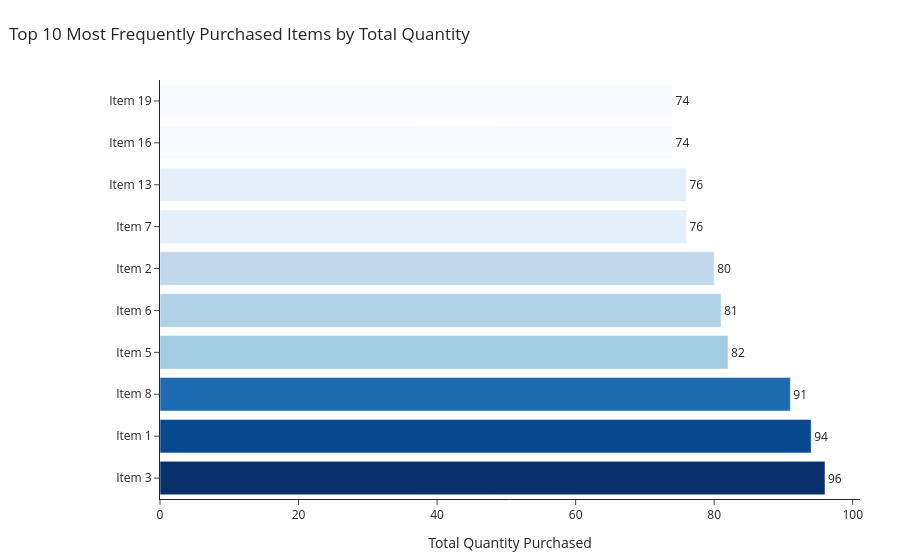
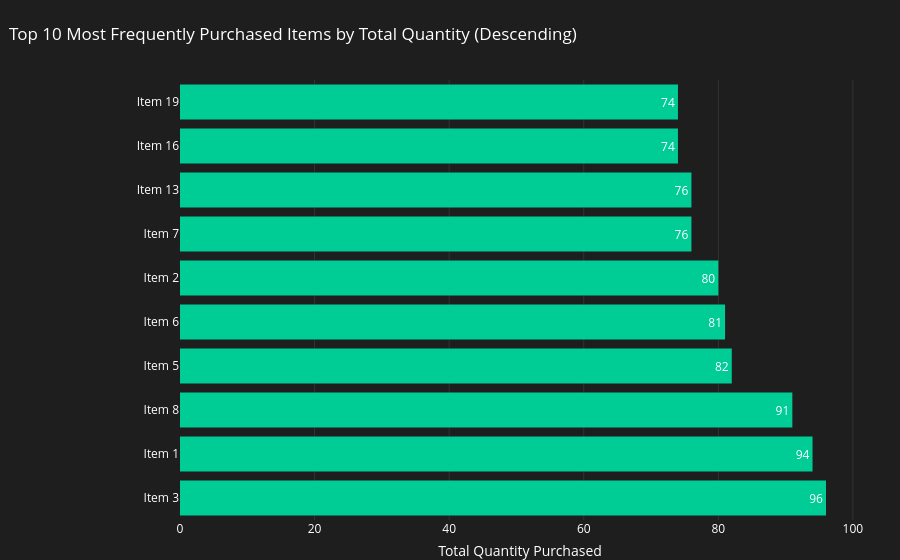

Notebook code cell kept with these figures, in order:
### Markdown cell above
# Plot Agent Example 5: Transaction Data

<div align="left">
  <a href="https://colab.research.google.com/github/andrewm4894/plot-agent/blob/main/examples/example_5.ipynb" target="_parent">
    <img src="https://colab.research.google.com/assets/colab-badge.svg" alt="Open In Colab"/>
  </a>
  <a href="https://nbviewer.org/github/andrewm4894/plot-agent/blob/main/examples/example_5.ipynb" target="_parent">
    <img src="https://img.shields.io/badge/Open in NBViewer-foo" alt="Open In NBViewer"/>
  </a>
</div>

### Code cell
# Example 5: Transaction Data
import pandas as pd
import numpy as np
from plot_agent.agent import PlotAgent


df = pd.DataFrame({
    "transaction_id": np.arange(1, 501),
    "item": np.random.choice([f"Item {i}" for i in range(1, 21)], 500),
    "quantity": np.random.poisson(3, 500)
})

agent = PlotAgent()
agent.set_df(df)

# Initial plot
response = agent.process_message(
    "Show a bar chart of the top 10 most frequently purchased items by total quantity."
)
fig = agent.get_figure()
fig.show()

# Follow-up iteration
response = agent.process_message(
    "Reorder bars descending, add data labels on each bar, and give the plot a dark grid background."
)
fig = agent.get_figure()
fig.show()

### Figure 1 — Plotly figure (JSON) as saved in the notebook; plotly's stock layout.template omitted (floating-point values rounded to 4 significant figures)
{"data": [{"hovertemplate": "Total Quantity=%{marker.color}<br>Item=%{y}<extra></extra>", "legendgroup": "", "marker": {"color": [96, 94, 91, 82, 81, 80, 76, 76, 74, 74], "coloraxis": "coloraxis", "pattern": {"shape": ""}}, "name": "", "orientation": "h", "showlegend": false, "text": [96.0, 94.0, 91.0, 82.0, 81.0, 80.0, 76.0, 76.0, 74.0, 74.0], "textposition": "outside", "type": "bar", "x": [96, 94, 91, 82, 81, 80, 76, 76, 74, 74], "xaxis": "x", "y": ["Item 3", "Item 1", "Item 8", "Item 5", "Item 6", "Item 2", "Item 7", "Item 13", "Item 16", "Item 19"], "yaxis": "y"}], "layout": {"barmode": "relative", "coloraxis": {"colorbar": {"title": {"text": "Total Quantity"}}, "colorscale": [[0.0, "rgb(247,251,255)"], [0.125, "rgb(222,235,247)"], [0.25, "rgb(198,219,239)"], [0.375, "rgb(158,202,225)"], [0.5, "rgb(107,174,214)"], [0.625, "rgb(66,146,198)"], [0.75, "rgb(33,113,181)"], [0.875, "rgb(8,81,156)"], [1.0, "rgb(8,48,107)"]], "showscale": false}, "legend": {"tracegroupgap": 0}, "margin": {"b": 40, "l": 160, "r": 40, "t": 80}, "title": {"text": "Top 10 Most Frequently Purchased Items by Total Quantity", "x": 0.01, "xanchor": "left"}, "xaxis": {"anchor": "y", "domain": [0.0, 1.0], "title": {"text": "Total Quantity Purchased"}}, "yaxis": {"anchor": "x", "domain": [0.0, 1.0], "title": {"text": ""}}}}

### Figure 2 — Plotly figure (JSON) as saved in the notebook; plotly's stock layout.template omitted (floating-point values rounded to 4 significant figures)
{"data": [{"hovertemplate": "Total Quantity=%{x}<br>Item=%{y}<extra></extra>", "legendgroup": "", "marker": {"color": "#00CC96", "pattern": {"shape": ""}}, "name": "", "orientation": "h", "showlegend": false, "textfont": {"color": "white", "size": 12}, "textposition": "inside", "texttemplate": "%{x}", "type": "bar", "x": [96, 94, 91, 82, 81, 80, 76, 76, 74, 74], "xaxis": "x", "y": ["Item 3", "Item 1", "Item 8", "Item 5", "Item 6", "Item 2", "Item 7", "Item 13", "Item 16", "Item 19"], "yaxis": "y"}], "layout": {"barmode": "relative", "font": {"color": "white"}, "legend": {"tracegroupgap": 0}, "margin": {"b": 40, "l": 180, "r": 40, "t": 80}, "paper_bgcolor": "#1e1e1e", "plot_bgcolor": "#1e1e1e", "title": {"text": "Top 10 Most Frequently Purchased Items by Total Quantity (Descending)", "x": 0.01, "xanchor": "left"}, "xaxis": {"anchor": "y", "domain": [0.0, 1.0], "gridcolor": "#333333", "showgrid": true, "title": {"text": "Total Quantity Purchased"}, "zeroline": false}, "yaxis": {"anchor": "x", "domain": [0.0, 1.0], "showgrid": false, "title": {"text": ""}}}}
